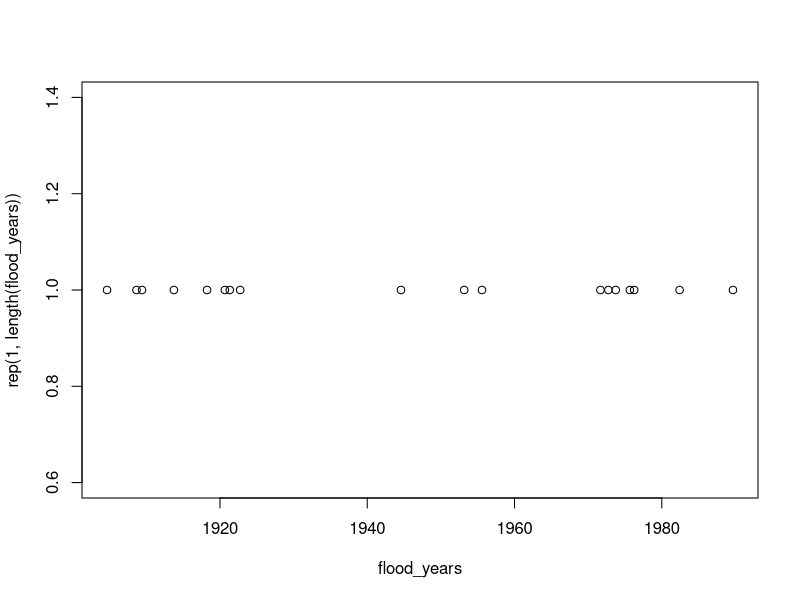

This figure's R source: (Note: this script raises an error after producing the figure.)
library(spatstat)

manaus <- read.csv("data-raw/manaus.csv")

range <- c(1903, 1992)

crude_flood_years <- c(1904, 1908, 1909, 1913, 1918,
                       1920, 1921, 1922, 1944, 1953,
                       1955, 1971, 1972, 1973, 1975,
                       1976, 1982, 1989)


flood_years <- sapply(crude_flood_years, function(year) {
  index <- which.max(manaus$value[manaus$time >= year & manaus$time < year + 1])
  manaus$time[manaus$time >= year & manaus$time < year + 1][index]
})

plot(flood_years, rep(1, length(flood_years)))

configurations <- lapply(seq(from = range[1], to = range[2], by = 1), function(year) {
  if(year %in% crude_flood_years) {
    spatstat::ppp(x = flood_years[flood_years >= year & flood_years < year + 1] - year,
                  y = runif(1),
                  window = spatstat::owin())
  } else {
    spatstat::ppp(x = c(), y = c(), window = spatstat::owin())
  }
})

fit <- rcomfitlogit(configurations, covariates = list(), ndummy = 1e4)
